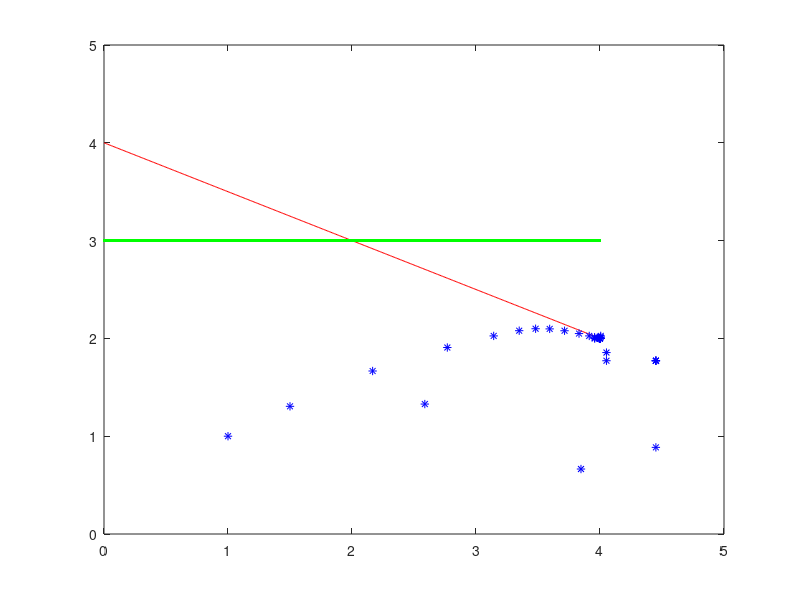

MATLAB code for this plot:
%{
The affine scaling algorithm start from a primal positive solution, and
iterately calculate the descent direction by solving a SOCP with the same
objective function as original formulations within a ellipsoid, where the SOCP
has a closed form solution.
%}
clear
%input data
% A = [1,1,1,0; -1,1,0,1];
% b = [2;1];
% c = [-1; -2; 0; 0];

A = [1,2,1,0,0;4,0,0,1,0;0,4,0,0,1];
b = [8;16;12];
c = [-2;-3;0;0;0];


shape = size(A);
m = shape(1);
n = shape(2);
M = 10;%a big number
%reformulation and initialization to obtain a positive solution
A = [A,b-A*ones(n,1)];
c = [c; M];
x = [ones(n, 1); 1];

%parameters of the algorithm
n = n+1;%one additional variable
e = ones(n,1);
zeta = 0.01;%optimality tolerance
beta = 0.5;%stepsize
k = 1;%iteration counter

while(1)
    x1(k) = x(1,1);%record coordination of x-1 axis
    x2(k) = x(2,1);%record coordination of x-2 axis
    %computation of dual estimates and reduced costs
    X = diag(x);
    p = (A*X*X*A')\A*X*X*c;%dual estimates
    r = c-A'*p;%reduced costs
    %optimality check
    if (all(r >= 0) && e'*X*r<zeta)
        break;
    end
    %unboundedness check
    if (all(-X*X*r >= 0))
        disp("Problem unbounded")
        break
    end
    %x = x - beta*X*X*r/norm(X*r);%standard stepsize
    x = x - beta*X*X*r/max(abs(X*r));
    %x = x - beta*X*X*r/max(X*r);
    k = k+1;
end
%show convergence curve
x_c = 0:0.01:4;
% y1 = -x_c;
% y2 = 1+x_c;
y1 = 4-0.5*x_c;
y2 = 3;
plot(x_c, y1, 'r', x_c, y2, 'g', x1, x2, 'b*')
set(gca, 'xlim', [0,5]);
set(gca, 'ylim', [0,5]);



